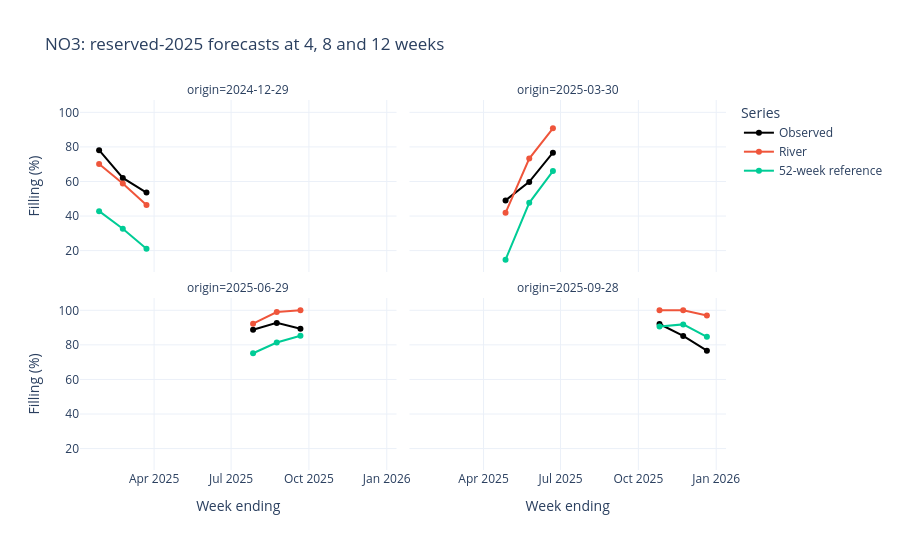

The notebook cell this image was saved under:
### Markdown cell above
## 13. Evaluation on 2025

We now evaluate the selected setup without changing its model settings: all sources, 2 years of history, four-week steps and `p=1, sp=0, sd=1`. We use four origins from 2024-12-29 to 2025-09-28 and score 4, 8 and 12 weeks ahead, giving 12 dates in 2025.

At each origin, the model uses only observations available up to that week. Later origins can use earlier observed weeks from 2025, while future source values still come from our scenarios. This is a rolling-origin evaluation, not one year-long forecast.

We added the 0-100% output limit after inspecting the first 2025 run, so the results below are a revised evaluation. We use the per-period table and plot to see where the model works better or worse than the reference; we do not tune it further on this year.

Course: [ML approach](../../Curriculum/D2Dbook/4_Machine_Learning/2_Forecasting/2_ML_approach.ipynb), "Validation" and "Backtesting"; [SARIMAX](../../Curriculum/D2Dbook/4_Machine_Learning/2_Forecasting/3_SARIMAX.ipynb), "SARIMAX prediction".

### Code cell
# Freezing the validation-selected settings before scoring the reserved year.
test_settings = candidate_settings.copy()
test_origins = pd.date_range("2024-12-29", "2025-09-28", freq="13W-SUN")
test_rows, test_paths = [], []
for origin in test_origins:
    started = perf_counter()
    forecast, model = forecast_no3(no3_weekly, origin, **test_settings)
    elapsed = perf_counter() - started
    actual = no3_weekly.loc[forecast.index, "filling_percent"]
    reference = no3_weekly.loc[forecast.index - pd.Timedelta(weeks=52), "filling_percent"].to_numpy()
    test_rows.append({"origin": origin, "river_mae_pp": float((actual - forecast).abs().mean()),
                      "reference_mae_pp": float(np.abs(actual.to_numpy() - reference).mean()),
                      "seconds": elapsed})
    test_paths.append(pd.DataFrame({"origin": origin.strftime("%Y-%m-%d"),
        "Observed": actual, "River": forecast, "52-week reference": reference}).reset_index())

# Reporting per-origin errors and their equally weighted overall means, without retuning.
test_scores = pd.DataFrame(test_rows).set_index("origin")
test_paths = pd.concat(test_paths, ignore_index=True)
display(test_scores.round(3))
display(test_scores.mean().rename("Overall 2025").to_frame().T.round(3))
print("Predictions outside 0-100%:", int((~test_paths["River"].between(0, 100)).sum()))

# Showing each forecast origin separately, using the same three scored dates per panel.
import plotly.express as px

test_plot = test_paths.melt(id_vars=["origin", "date"], var_name="series", value_name="filling_percent")
test_figure = px.line(test_plot, x="date", y="filling_percent", color="series",
    facet_col="origin", facet_col_wrap=2, markers=True, color_discrete_map={"Observed": "black"},
    labels={"date": "Week ending", "filling_percent": "Filling (%)", "series": "Series"},
    title="NO3: reserved-2025 forecasts at 4, 8 and 12 weeks")
test_figure.update_layout(template="plotly_white", height=550, legend_title_text="Series")
test_figure

### Figure 1 — Plotly figure (JSON) as saved in the notebook; plotly's stock layout.template omitted (floating-point values rounded to 4 significant figures)
{"data": [{"hovertemplate": "Series=Observed<br>origin=2024-12-29<br>Week ending=%{x}<br>Filling (%)=%{y}<extra></extra>", "legendgroup": "Observed", "line": {"color": "black", "dash": "solid"}, "marker": {"symbol": "circle"}, "mode": "lines+markers", "name": "Observed", "orientation": "v", "showlegend": true, "type": "scatter", "x": ["2025-01-26T00:00:00.000000", "2025-02-23T00:00:00.000000", "2025-03-23T00:00:00.000000"], "xaxis": "x3", "y": [78.14, 62.04, 53.58], "yaxis": "y3"}, {"hovertemplate": "Series=Observed<br>origin=2025-03-30<br>Week ending=%{x}<br>Filling (%)=%{y}<extra></extra>", "legendgroup": "Observed", "line": {"color": "black", "dash": "solid"}, "marker": {"symbol": "circle"}, "mode": "lines+markers", "name": "Observed", "orientation": "v", "showlegend": false, "type": "scatter", "x": ["2025-04-27T00:00:00.000000", "2025-05-25T00:00:00.000000", "2025-06-22T00:00:00.000000"], "xaxis": "x4", "y": [49.06, 59.76, 76.68], "yaxis": "y4"}, {"hovertemplate": "Series=Observed<br>origin=2025-06-29<br>Week ending=%{x}<br>Filling (%)=%{y}<extra></extra>", "legendgroup": "Observed", "line": {"color": "black", "dash": "solid"}, "marker": {"symbol": "circle"}, "mode": "lines+markers", "name": "Observed", "orientation": "v", "showlegend": false, "type": "scatter", "x": ["2025-07-27T00:00:00.000000", "2025-08-24T00:00:00.000000", "2025-09-21T00:00:00.000000"], "xaxis": "x", "y": [88.79, 92.72, 89.34], "yaxis": "y"}, {"hovertemplate": "Series=Observed<br>origin=2025-09-28<br>Week ending=%{x}<br>Filling (%)=%{y}<extra></extra>", "legendgroup": "Observed", "line": {"color": "black", "dash": "solid"}, "marker": {"symbol": "circle"}, "mode": "lines+markers", "name": "Observed", "orientation": "v", "showlegend": false, "type": "scatter", "x": ["2025-10-26T00:00:00.000000", "2025-11-23T00:00:00.000000", "2025-12-21T00:00:00.000000"], "xaxis": "x2", "y": [92.07, 85.19, 76.64], "yaxis": "y2"}, {"hovertemplate": "Series=River<br>origin=2024-12-29<br>Week ending=%{x}<br>Filling (%)=%{y}<extra></extra>", "legendgroup": "River", "line": {"color": "#EF553B", "dash": "solid"}, "marker": {"symbol": "circle"}, "mode": "lines+markers", "name": "River", "orientation": "v", "showlegend": true, "type": "scatter", "x": ["2025-01-26T00:00:00.000000", "2025-02-23T00:00:00.000000", "2025-03-23T00:00:00.000000"], "xaxis": "x3", "y": [70.09, 58.87, 46.33], "yaxis": "y3"}, {"hovertemplate": "Series=River<br>origin=2025-03-30<br>Week ending=%{x}<br>Filling (%)=%{y}<extra></extra>", "legendgroup": "River", "line": {"color": "#EF553B", "dash": "solid"}, "marker": {"symbol": "circle"}, "mode": "lines+markers", "name": "River", "orientation": "v", "showlegend": false, "type": "scatter", "x": ["2025-04-27T00:00:00.000000", "2025-05-25T00:00:00.000000", "2025-06-22T00:00:00.000000"], "xaxis": "x4", "y": [41.85, 73.25, 90.79], "yaxis": "y4"}, {"hovertemplate": "Series=River<br>origin=2025-06-29<br>Week ending=%{x}<br>Filling (%)=%{y}<extra></extra>", "legendgroup": "River", "line": {"color": "#EF553B", "dash": "solid"}, "marker": {"symbol": "circle"}, "mode": "lines+markers", "name": "River", "orientation": "v", "showlegend": false, "type": "scatter", "x": ["2025-07-27T00:00:00.000000", "2025-08-24T00:00:00.000000", "2025-09-21T00:00:00.000000"], "xaxis": "x", "y": [92.26, 98.98, 100.0], "yaxis": "y"}, {"hovertemplate": "Series=River<br>origin=2025-09-28<br>Week ending=%{x}<br>Filling (%)=%{y}<extra></extra>", "legendgroup": "River", "line": {"color": "#EF553B", "dash": "solid"}, "marker": {"symbol": "circle"}, "mode": "lines+markers", "name": "River", "orientation": "v", "showlegend": false, "type": "scatter", "x": ["2025-10-26T00:00:00.000000", "2025-11-23T00:00:00.000000", "2025-12-21T00:00:00.000000"], "xaxis": "x2", "y": [100.0, 100.0, 97.05], "yaxis": "y2"}, {"hovertemplate": "Series=52-week reference<br>origin=2024-12-29<br>Week ending=%{x}<br>Filling (%)=%{y}<extra></extra>", "legendgroup": "52-week reference", "line": {"color": "#00cc96", "dash": "solid"}, "marker": {"symbol": "circle"}, "mode": "lines+markers", "name": "52-week reference", "orientation": "v", "showlegend": true, "type": "scatter", "x": ["2025-01-26T00:00:00.000000", "2025-02-23T00:00:00.000000", "2025-03-23T00:00:00.000000"], "xaxis": "x3", "y": [42.83, 32.62, 21.05], "yaxis": "y3"}, {"hovertemplate": "Series=52-week reference<br>origin=2025-03-30<br>Week ending=%{x}<br>Filling (%)=%{y}<extra></extra>", "legendgroup": "52-week reference", "line": {"color": "#00cc96", "dash": "solid"}, "marker": {"symbol": "circle"}, "mode": "lines+markers", "name": "52-week reference", "orientation": "v", "showlegend": false, "type": "scatter", "x": ["2025-04-27T00:00:00.000000", "2025-05-25T00:00:00.000000", "2025-06-22T00:00:00.000000"], "xaxis": "x4", "y": [14.75, 47.64, 66.0], "yaxis": "y4"}, {"hovertemplate": "Series=52-week reference<br>origin=2025-06-29<br>Week ending=%{x}<br>Filling (%)=%{y}<extra></extra>", "legendgroup": "52-week reference", "line": {"color": "#00cc96", "dash": "solid"}, "marker": {"symbol": "circle"}, "mode": "lines+markers", "name": "52-week reference", "orientation": "v", "showlegend": false, "type": "scatter", "x": ["2025-07-27T00:00:00.000000", "2025-08-24T00:00:00.000000", "2025-09-21T00:00:00.000000"], "xaxis": "x", "y": [75.17, 81.34, 85.23], "yaxis": "y"}, {"hovertemplate": "Series=52-week reference<br>origin=2025-09-28<br>Week ending=%{x}<br>Filling (%)=%{y}<extra></extra>", "legendgroup": "52-week reference", "line": {"color": "#00cc96", "dash": "solid"}, "marker": {"symbol": "circle"}, "mode": "lines+markers", "name": "52-week reference", "orientation": "v", "showlegend": false, "type": "scatter", "x": ["2025-10-26T00:00:00.000000", "2025-11-23T00:00:00.000000", "2025-12-21T00:00:00.000000"], "xaxis": "x2", "y": [90.57, 91.86, 84.66], "yaxis": "y2"}], "layout": {"annotations": [{"font": {}, "showarrow": false, "text": "origin=2025-06-29", "x": 0.245, "xanchor": "center", "xref": "paper", "y": 0.465, "yanchor": "bottom", "yref": "paper"}, {"font": {}, "showarrow": false, "text": "origin=2025-09-28", "x": 0.755, "xanchor": "center", "xref": "paper", "y": 0.465, "yanchor": "bottom", "yref": "paper"}, {"font": {}, "showarrow": false, "text": "origin=2024-12-29", "x": 0.245, "xanchor": "center", "xref": "paper", "y": 1.0, "yanchor": "bottom", "yref": "paper"}, {"font": {}, "showarrow": false, "text": "origin=2025-03-30", "x": 0.755, "xanchor": "center", "xref": "paper", "y": 1.0, "yanchor": "bottom", "yref": "paper"}], "height": 550, "legend": {"title": {"text": "Series"}, "tracegroupgap": 0}, "title": {"text": "NO3: reserved-2025 forecasts at 4, 8 and 12 weeks"}, "xaxis": {"anchor": "y", "domain": [0, 0.49], "title": {"text": "Week ending"}}, "xaxis2": {"anchor": "y2", "domain": [0.51, 1], "matches": "x", "title": {"text": "Week ending"}}, "xaxis3": {"anchor": "y3", "domain": [0, 0.49], "matches": "x", "showticklabels": false}, "xaxis4": {"anchor": "y4", "domain": [0.51, 1], "matches": "x", "showticklabels": false}, "yaxis": {"anchor": "x", "domain": [0, 0.465], "title": {"text": "Filling (%)"}}, "yaxis2": {"anchor": "x2", "domain": [0, 0.465], "matches": "y", "showticklabels": false}, "yaxis3": {"anchor": "x3", "domain": [0.535, 1.0], "matches": "y", "title": {"text": "Filling (%)"}}, "yaxis4": {"anchor": "x4", "domain": [0.535, 1.0], "matches": "y", "showticklabels": false}}}
